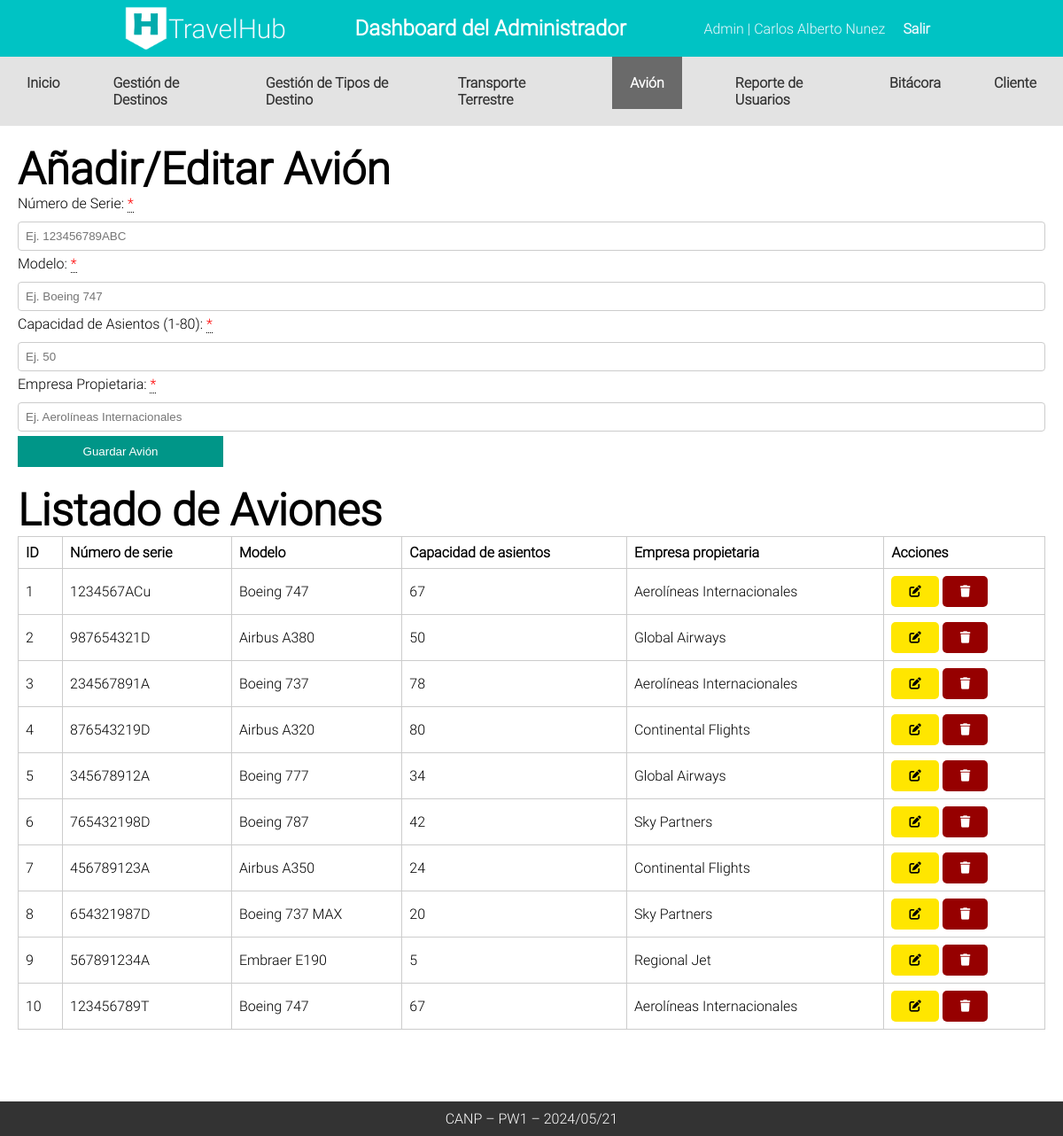
Page /Admin/CANP_Avion (signed in) on the committed database.
### tables this page shows
CREATE TABLE `tblavion` (
  `id_avion` int(11) NOT NULL,
  `numero_serie` varchar(255) DEFAULT NULL,
  `modelo` varchar(255) DEFAULT NULL,
  `capacidad_asientos` int(11) NOT NULL,
  `empresa_propietaria` varchar(255) DEFAULT NULL
);

### Controllers/templateCtr.php (called while the page is built)
<?php
class Template
{
    public static function templateCtr()
    {
        include 'Views/plantilla.php';
    }
}

### index.php (called while the page is built, shortened)
<?php
include_once "Controllers/templateCtr.php";
include_once "Controllers/avionCtr.php";
include_once "Models/avionMdl.php";
$template = new Template();
$template->templateCtr();

### Models/avionMdl.php (called while the page is built, shortened)
<?php
class AvionMdl {
public static function canp_leer_aviones_mdl() {
    try {
        $db = Conexion::conectar();
        $sql = "SELECT * FROM tblavion";
        $stmt = $db->prepare($sql);
        $stmt->execute();
        return $stmt->fetchAll();
    } catch (PDOException $e) {
        return "Error al leer datos del avión: " . $e->getMessage();
    }
}
}

### Controllers/avionCtr.php (called while the page is built, shortened)
<?php
class AvionCtr {
    public static function canp_leer_aviones_ctr() {
        $respuesta = AvionMdl::canp_leer_aviones_mdl();
        return $respuesta;
    }
}

### Admin/CANP_Avion.php (the view, shortened to what this page needs)
<?php
include 'Components/cabeceraAdmin.php';
include 'Components/navAdmin.php'
?>
    <div class="contenedor">
   <h2>Añadir/Editar Avión</h2>
   <form class="formAvion" method="post">
    <label for="numeroSerie">Número de Serie: <div class="tooltip required"> *<span class="tooltiptext">Campo obligatorio</span></div></label>
    <input type="text" id="numeroSerie" name="numeroSerie" placeholder="Ej. 123456789ABC" >
    <label for="modelo">Modelo: <div class="tooltip required"> *<span class="tooltiptext">Campo obligatorio</span></div></label>
    <input type="text" id="modelo" name="modelo" placeholder="Ej. Boeing 747" >
    <label for="capacidadAsientos">Capacidad de Asientos (1-80): <div class="tooltip required"> *<span class="tooltiptext">Campo obligatorio</span></div></label>
    <input type="text" class="capacidadAsientos" id="capacidadAsientos" name="capacidadAsientos" placeholder="Ej. 50" >
    <label for="empresaPropietaria">Empresa Propietaria: <div class="tooltip required"> *<span class="tooltiptext">Campo obligatorio</span></div></label>
    <input type="text" id="empresaPropietaria" name="empresaPropietaria" placeholder="Ej. Aerolíneas Internacionales" >
    <button type="submit" name="btnAvion" class="btnformulario btnAvion">Guardar Avión</button>
</form>
    <h2>Listado de Aviones</h2>
    <table class="tblAvion">
        <thead>
            <tr>
                <th>ID</th>
                <th>Número de serie</th>
                <th>Modelo</th>
                <th>Capacidad de asientos</th>
                <th>Empresa propietaria</th>
                <th>Acciones</th>
            </tr>
        </thead>
        <tbody>
        <?php
            $aviones = AvionCtr::canp_leer_aviones_ctr();
            foreach ($aviones as $key => $avion) {
                echo '<tr>
                <td>'.($key+1).'</td>
                <td>'.$avion["numero_serie"].'</td>
                <td>'.$avion["modelo"].'</td>
                <td>'.$avion["capacidad_asientos"].'</td>
                <td>'.$avion["empresa_propietaria"].'</td>
                <td>
                           <button class="edit editarAvion" editarAvion="'.$avion["id_avion"].'"> <i class="fa-solid fa-pen-to-square"></i></button>
                           <button class="delete eliminarAvion" eliminarAvion="'.$avion["id_avion"].'" ><i class="fa-solid fa-trash"></i></button>
                           </td>
                </tr>';
            }
        ?>
        </tbody>
    </table>
    </div>

### Views/css/styles.css (style rules this page uses)
* { margin: 0; padding: 0; box-sizing: border-box; }
body { font-family: Roboto; height: 100vh; }
.contenedor { padding: 20px; }
h2 { font-size: 50px; }
form { margin-bottom: 20px; }
input[type="text"], input[type="date"], select { margin: 5px 0; padding: 8px; width: calc(100% - 18px); }
.edit { padding: 10px 20px; background-color: #ffe600; color: black; border: none; cursor: pointer; border-radius: 5px; }
.delete { padding: 10px 20px; background-color: #960000; color: white; border: none; cursor: pointer; border-radius: 5px; }
button.btnformulario { padding: 10px 20px; background-color: #009688; color: white; border: none; cursor: pointer; width: 20%; }
table { width: 100%; margin-bottom: 100px; border-collapse: collapse; }
th, td { border: 1px solid #ccc; padding: 8px; text-align: left; }
label { display: block; margin-bottom: 5px; }
input[type="text"], input[type="email"], input[type="password"] { width: 100%; padding: 8px; border: 1px solid #ccc; border-radius: 4px; }
.btnformulario { align-self: flex-start; }
.required { color: red; }
.tooltip { position: relative; display: inline-block; border-bottom: 1px dotted black; }

### rows in the picture
tblavion: numero_serie "1234567ACu", modelo "Boeing 747", capacidad_asientos "67", empresa_propietaria "Aerolíneas Internacionales"
tblavion: numero_serie "987654321D", modelo "Airbus A380", capacidad_asientos "50", empresa_propietaria "Global Airways"
tblavion: numero_serie "234567891A", modelo "Boeing 737", capacidad_asientos "78", empresa_propietaria "Aerolíneas Internacionales"
tblavion: numero_serie "876543219D", modelo "Airbus A320", capacidad_asientos "80", empresa_propietaria "Continental Flights"
tblavion: numero_serie "345678912A", modelo "Boeing 777", capacidad_asientos "34", empresa_propietaria "Global Airways"
tblavion: numero_serie "765432198D", modelo "Boeing 787", capacidad_asientos "42", empresa_propietaria "Sky Partners"
tblavion: numero_serie "456789123A", modelo "Airbus A350", capacidad_asientos "24", empresa_propietaria "Continental Flights"
tblavion: numero_serie "654321987D", modelo "Boeing 737 MAX", capacidad_asientos "20", empresa_propietaria "Sky Partners"
tblavion: numero_serie "567891234A", modelo "Embraer E190", capacidad_asientos "5", empresa_propietaria "Regional Jet"
tblavion: numero_serie "123456789T", modelo "Boeing 747", capacidad_asientos "67", empresa_propietaria "Aerolíneas Internacionales"

### other values in the picture
$_SESSION["nombre"] "Carlos Alberto Nunez"
